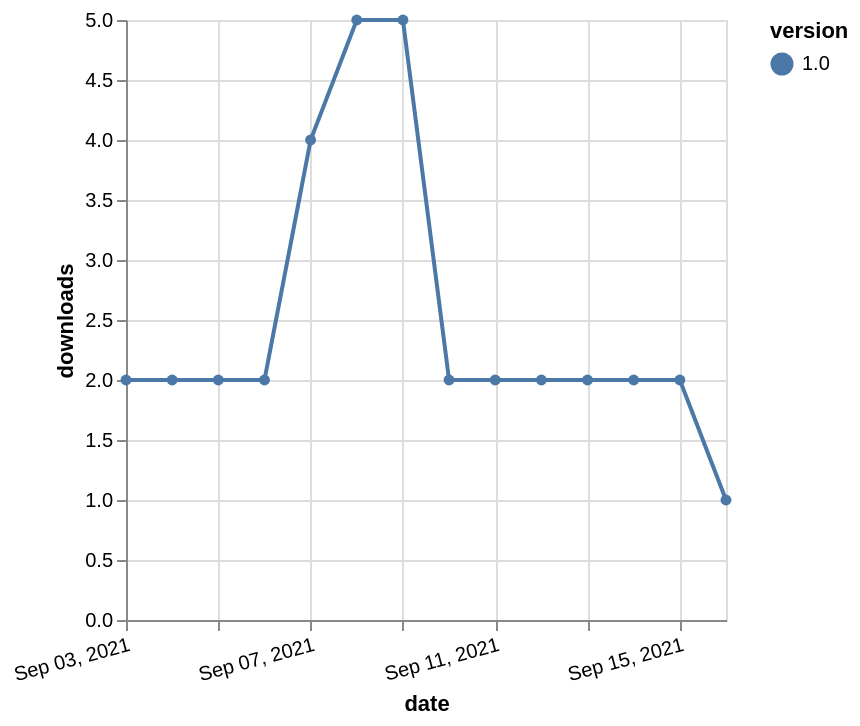

Vega-Lite specification for this chart:
### Vega-Lite specification from a JSON file in a GitHub repository (floating-point values rounded to 4 significant figures)
{"$schema": "https://vega.github.io/schema/vega-lite/v5.json", "description": "A simple bar chart with embedded data.", "data": {"values": [{"date": "2021-09-03", "total": 2363, "delta": 2, "version": "1.0"}, {"date": "2021-09-04", "total": 2365, "delta": 2, "version": "1.0"}, {"date": "2021-09-05", "total": 2367, "delta": 2, "version": "1.0"}, {"date": "2021-09-06", "total": 2369, "delta": 2, "version": "1.0"}, {"date": "2021-09-07", "total": 2373, "delta": 4, "version": "1.0"}, {"date": "2021-09-08", "total": 2378, "delta": 5, "version": "1.0"}, {"date": "2021-09-09", "total": 2383, "delta": 5, "version": "1.0"}, {"date": "2021-09-10", "total": 2385, "delta": 2, "version": "1.0"}, {"date": "2021-09-11", "total": 2387, "delta": 2, "version": "1.0"}, {"date": "2021-09-12", "total": 2389, "delta": 2, "version": "1.0"}, {"date": "2021-09-13", "total": 2391, "delta": 2, "version": "1.0"}, {"date": "2021-09-14", "total": 2393, "delta": 2, "version": "1.0"}, {"date": "2021-09-15", "total": 2395, "delta": 2, "version": "1.0"}, {"date": "2021-09-16", "total": 2396, "delta": 1, "version": "1.0"}]}, "width": "container", "mark": {"type": "line", "point": {"filled": true}}, "encoding": {"x": {"field": "date", "type": "temporal", "timeUnit": "yearmonthdate", "title": "date", "axis": {"labelAngle": -15}}, "y": {"field": "delta", "type": "quantitative", "title": "downloads"}, "color": {"field": "version", "type": "nominal"}, "tooltip": {"field": "delta"}}}
